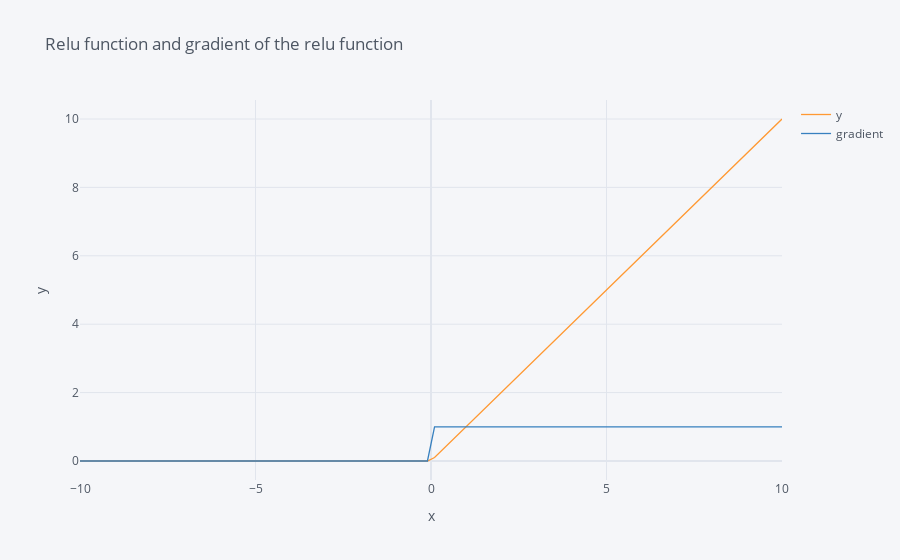

Notebook source saved alongside this figure:
### Code cell
pd.DataFrame({'x':X,'y':y,'gradient':derviative_relu}).iplot(kind='scatter',x='x',y=['y' , "gradient"],mode='lines',xTitle='x',yTitle='y',title='Relu function and gradient of the relu function')
